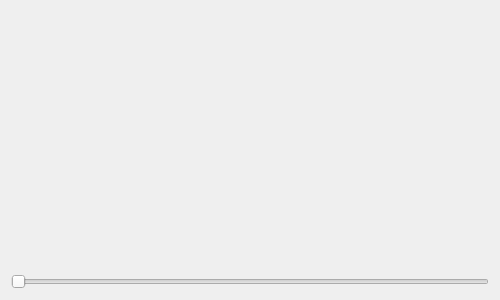
<?xml version="1.0" encoding="UTF-8"?>
<ui version="4.0">
 <class>frmGaugeRound</class>
 <widget class="QWidget" name="frmGaugeRound">
  <property name="geometry">
   <rect>
    <x>0</x>
    <y>0</y>
    <width>500</width>
    <height>300</height>
   </rect>
  </property>
  <property name="windowTitle">
   <string>Form</string>
  </property>
  <layout class="QVBoxLayout" name="verticalLayout">
   <item>
    <widget class="GaugeRound" name="gaugeRound"/>
   </item>
   <item>
    <widget class="QSlider" name="horizontalSlider">
     <property name="maximum">
      <number>100</number>
     </property>
     <property name="orientation">
      <enum>Qt::Horizontal</enum>
     </property>
    </widget>
   </item>
  </layout>
 </widget>
 <customwidgets>
  <customwidget>
   <class>GaugeRound</class>
   <extends>QWidget</extends>
   <header>gaugeround.h</header>
  </customwidget>
 </customwidgets>
 <resources/>
 <connections>
  <connection>
   <sender>horizontalSlider</sender>
   <signal>valueChanged(int)</signal>
   <receiver>gaugeRound</receiver>
   <slot>setValue(int)</slot>
   <hints>
    <hint type="sourcelabel">
     <x>118</x>
     <y>278</y>
    </hint>
    <hint type="destinationlabel">
     <x>125</x>
     <y>248</y>
    </hint>
   </hints>
  </connection>
 </connections>
</ui>
